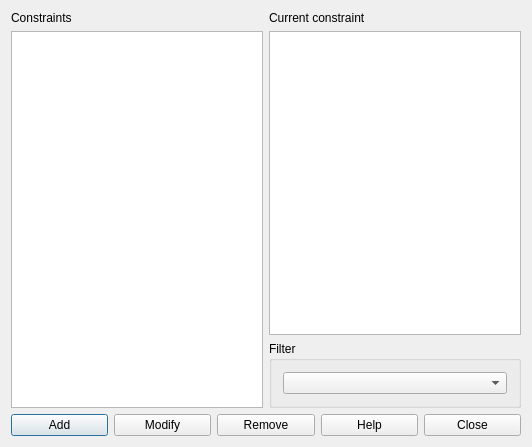
<?xml version="1.0" encoding="UTF-8"?>
<ui version="4.0">
 <class>ConstraintStudentsSetMaxThreeConsecutiveDaysForm_template</class>
 <widget class="QDialog" name="ConstraintStudentsSetMaxThreeConsecutiveDaysForm_template">
  <property name="geometry">
   <rect>
    <x>0</x>
    <y>0</y>
    <width>532</width>
    <height>447</height>
   </rect>
  </property>
  <property name="windowTitle">
   <string extracomment="This is the title of the dialog in which you see the list of all constraints of this type">Constraints students set max three consecutive days</string>
  </property>
  <layout class="QGridLayout" name="gridLayout_2">
   <item row="0" column="0" rowspan="2">
    <layout class="QVBoxLayout" name="verticalLayout">
     <item>
      <widget class="QLabel" name="constraintsTextLabel">
       <property name="frameShape">
        <enum>QFrame::NoFrame</enum>
       </property>
       <property name="frameShadow">
        <enum>QFrame::Plain</enum>
       </property>
       <property name="text">
        <string>Constraints</string>
       </property>
       <property name="wordWrap">
        <bool>false</bool>
       </property>
      </widget>
     </item>
     <item>
      <widget class="QListWidget" name="constraintsListWidget"/>
     </item>
    </layout>
   </item>
   <item row="0" column="1">
    <layout class="QVBoxLayout" name="verticalLayout_2">
     <item>
      <widget class="QLabel" name="currentConstraintTextLabel">
       <property name="text">
        <string>Current constraint</string>
       </property>
       <property name="wordWrap">
        <bool>false</bool>
       </property>
      </widget>
     </item>
     <item>
      <widget class="QPlainTextEdit" name="currentConstraintTextEdit"/>
     </item>
    </layout>
   </item>
   <item row="1" column="1">
    <widget class="QGroupBox" name="filterGroupBox">
     <property name="title">
      <string>Filter</string>
     </property>
     <layout class="QGridLayout" name="gridLayout">
      <item row="0" column="0">
       <widget class="QComboBox" name="studentsComboBox"/>
      </item>
     </layout>
    </widget>
   </item>
   <item row="2" column="0" colspan="2">
    <layout class="QHBoxLayout" name="horizontalLayout">
     <item>
      <widget class="QPushButton" name="addConstraintPushButton">
       <property name="text">
        <string>Add</string>
       </property>
      </widget>
     </item>
     <item>
      <widget class="QPushButton" name="modifyConstraintPushButton">
       <property name="text">
        <string>Modify</string>
       </property>
      </widget>
     </item>
     <item>
      <widget class="QPushButton" name="removeConstraintPushButton">
       <property name="text">
        <string>Remove</string>
       </property>
      </widget>
     </item>
     <item>
      <widget class="QPushButton" name="helpPushButton">
       <property name="text">
        <string>Help</string>
       </property>
      </widget>
     </item>
     <item>
      <widget class="QPushButton" name="closePushButton">
       <property name="text">
        <string>Close</string>
       </property>
      </widget>
     </item>
    </layout>
   </item>
  </layout>
 </widget>
 <layoutdefault spacing="6" margin="11"/>
 <resources/>
 <connections/>
</ui>
